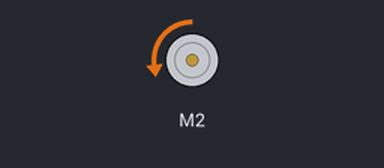
This sketch was run on a simulated Arduino Uno, built with avr-gcc and run on an emulated ATmega328P. Parts: DC motor (green arrow = forward, orange = backward, longer = faster).

Above: at 0.1 s.
Timing chart, 0 to 1.6 s (numbered marks = the images above):
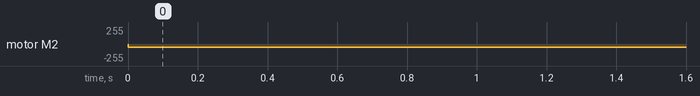

Measured:
- by itself, motor M2: stopped → backward 50/255 at 0.00 s

The sketch:

Pie_motor_testing.ino
```cpp
#include <Wire.h>
#include <Adafruit_MotorShield.h>
#include "utility/Adafruit_MS_PWMServoDriver.h"

Adafruit_MotorShield AFMS = Adafruit_MotorShield();
Adafruit_DCMotor *myMotor = AFMS.getMotor(2); // we are using M1


void setup() {
  // put your setup code here, to run once:
AFMS.begin();
  myMotor->setSpeed(50);
  myMotor->run(BACKWARD);

}

void loop() {
  // put your main code here, to run repeatedly:

}
```
